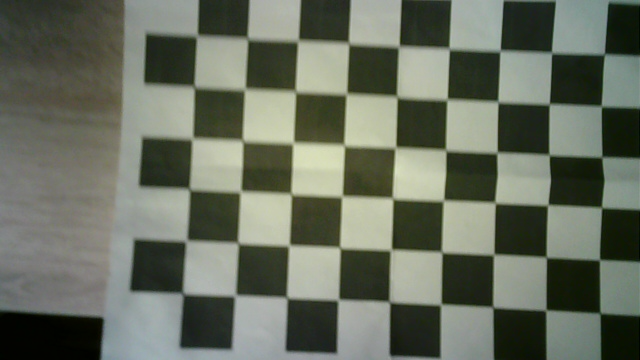
#> input picture Stereo-Vision/calib_images/left_chessboard-1.png, 640 x 360 px, given in place of chessboard-R0.png, which was not available
$ python Main_Stereo_Vision_Prog.py   (older library calls are emulated)
#> lines starting #> are read from the running program, lines starting #| are printed output that depends on the picture; pictures that were not available may be replaced by others from this repository, and a replacement may not be noted

# Package importation
import numpy as np
import cv2
from openpyxl import Workbook # Used for writing data into an Excel file
from sklearn.preprocessing import normalize

# Filtering
kernel= np.ones((3,3),np.uint8)

def coords_mouse_disp(event,x,y,flags,param):
    if event == cv2.EVENT_LBUTTONDBLCLK:
        #print x,y,disp[y,x],filteredImg[y,x]
        average=0
        for u in range (-1,2):
            for v in range (-1,2):
                average += disp[y+u,x+v]
        average=average/9
        Distance= -593.97*average**(3) + 1506.8*average**(2) - 1373.1*average + 522.06
        Distance= np.around(Distance*0.01,decimals=2)
        print('Distance: '+ str(Distance)+' m')

# [12 lines of commented-out code are left out]
wb=Workbook()
ws=wb.active

#*************************************************
#***** Parameters for Distortion Calibration *****
#*************************************************

# Termination criteria
criteria =(cv2.TERM_CRITERIA_EPS + cv2.TERM_CRITERIA_MAX_ITER, 30, 0.001)
criteria_stereo= (cv2.TERM_CRITERIA_EPS + cv2.TERM_CRITERIA_MAX_ITER, 30, 0.001)

# Prepare object points
objp = np.zeros((9*6,3), np.float32)
objp[:,:2] = np.mgrid[0:9,0:6].T.reshape(-1,2)

# Arrays to store object points and image points from all images
objpoints= []   # 3d points in real world space
imgpointsR= []   # 2d points in image plane
imgpointsL= []

# Start calibration from the camera
print('Starting calibration for the 2 cameras... ')
# Call all saved images
for i in range(0,67):   # Put the amount of pictures you have taken for the calibration inbetween range(0,?) wenn starting from the image number 0
    t= str(i)
    ChessImaR= cv2.imread('chessboard-R'+t+'.png',0)    # Right side
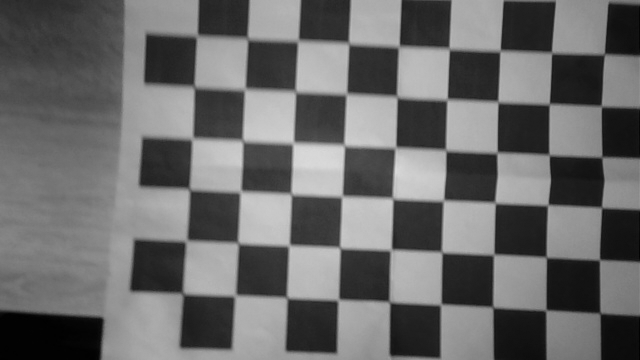
#> ChessImaR: shape (360, 640); min 0, max 219, mean 105.9
    ChessImaL= cv2.imread('chessboard-L'+t+'.png',0)    # Left side
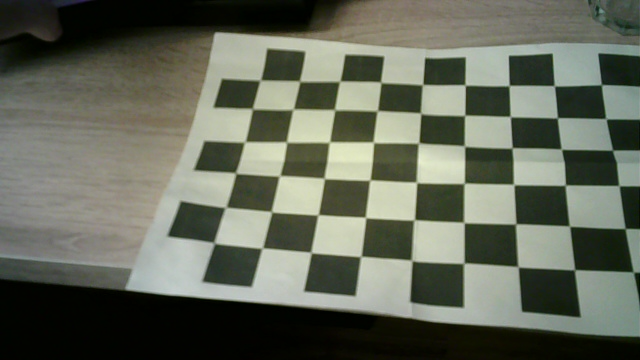
#> input picture Stereo-Vision/calib_images/left_chessboard-11.png, 640 x 360 px, given in place of chessboard-L0.png, which was not available
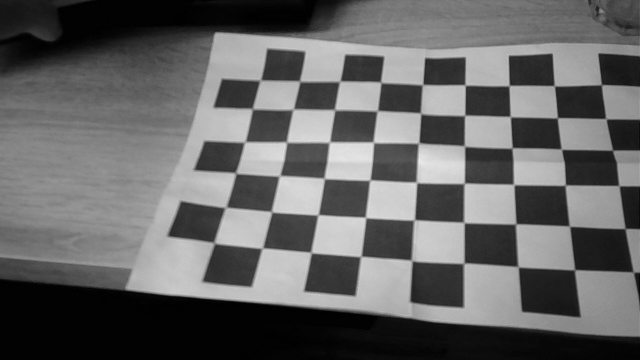
#> ChessImaL: shape (360, 640); min 0, max 236, mean 100.3
    retR, cornersR = cv2.findChessboardCorners(ChessImaR,
                                               (9,6),None)  # Define the number of chees corners we are looking for
#> retR = True; cornersR = 54 rows, first 8: [600.4, 313.5], [546.4, 309.6], [492.8, 307.3], [441, 305], [389.1, 301.8], [338.5, 300.5], [287.9, 298.2], [235.5, 296]
    retL, cornersL = cv2.findChessboardCorners(ChessImaL,
                                               (9,6),None)  # Left side
#> retL = True; cornersL = 54 rows, first 8: [632, 270], [575, 269.8], [518.6, 267.2], [464.2, 263.3], [411.5, 260.5], [361, 256.3], [311.2, 252.4], [263.2, 247.9]
#> (the run stopped early here; a loop or call above may not have finished)
